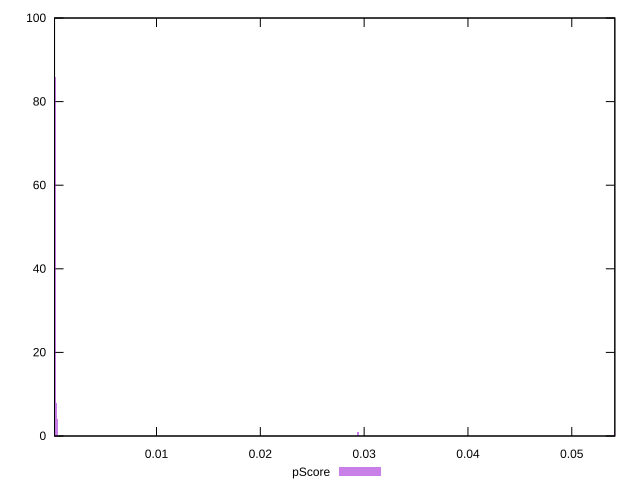

This chart was generated by the following gnuplot code:
reset

$pScore <<EOF
0.02940890450420071 1
0.05416234536101829 1
0.0003406436815158383 8
0.00022709578767722555 86
0.0004541915753544511 4
EOF

set key outside below
set boxwidth 0.00011354789383861277
set xrange [0.00017843312228565944:0.05414613990268624]
set yrange [0:100]
set trange [0:100]
set style fill transparent solid 0.5 noborder
set terminal svg size 640, 490 enhanced background rgb 'white'
set output "report_00019_2021-02-10T18-14-37.922Z//largest-contentful-paint/samples/pages/pScore/histogram.svg"

plot $pScore title "pScore" with boxes

reset
